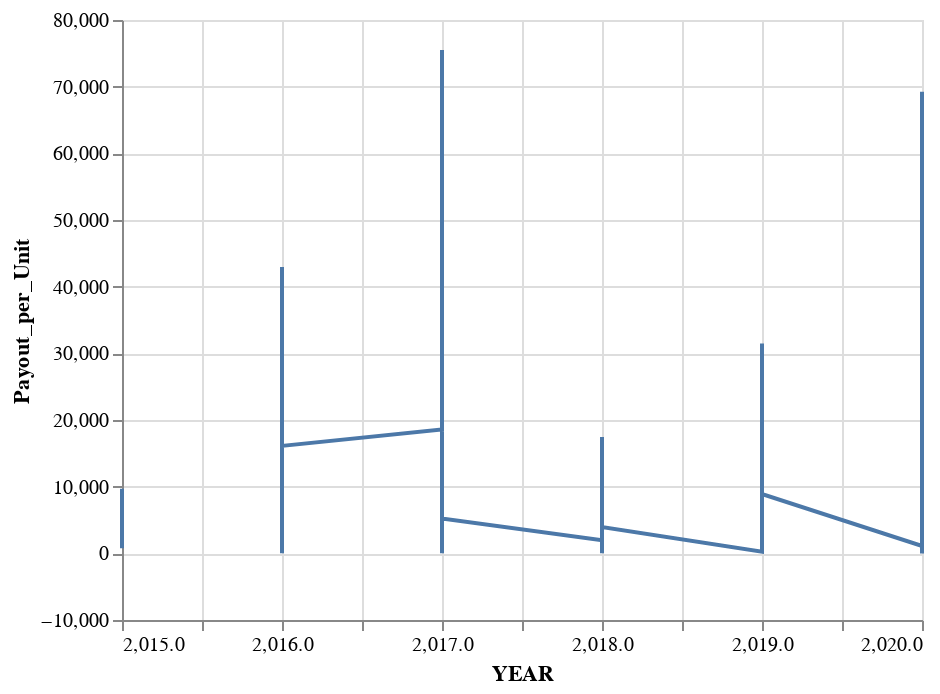

Notebook code cell kept with this figure:
### Code cell
#hide_input
# Generate the product dropdown
product_dropdown = alt.binding_select(options=['QLDNSW','NSWQLD','NSWVIC','VICNSW','VICSA','SAVIC'])
product_selection = alt.selection_single(fields=['LOCATION'], bind=product_dropdown, name='Product')

# Generate the qtr dropdown
qtr_dropdown = alt.binding_select(options=['01','02','03','04'])
qtr_selection = alt.selection_single(fields=['QTR'], bind=qtr_dropdown, name='QTR')

# Generate the chart
alt.Chart(payout_df).mark_line().encode(
        x=alt.X('YEAR:Q', scale=alt.Scale(zero=False)),
        y=alt.Y('Payout_per_Unit:Q', scale=alt.Scale(zero=False)),
        tooltip='Payout_per_Unit:Q'
).add_selection(product_selection
).add_selection(qtr_selection
).transform_filter(product_selection
).transform_filter(qtr_selection)

### Figure 1 — Vega-Lite specification as saved in the notebook (floating-point values rounded to 4 significant figures; data arrays with more than 128 entries replaced by an {"elided": "..."} marker saying what was removed)
{"config": {"view": {"continuousWidth": 400, "continuousHeight": 300}}, "data": {"name": "data-49d15ee9375a4828991b88332e625e21"}, "mark": "line", "encoding": {"tooltip": {"type": "quantitative", "field": "Payout_per_Unit"}, "x": {"type": "quantitative", "field": "YEAR", "scale": {"zero": false}}, "y": {"type": "quantitative", "field": "Payout_per_Unit", "scale": {"zero": false}}}, "selection": {"Product": {"type": "single", "fields": ["LOCATION"], "bind": {"input": "select", "options": ["QLDNSW", "NSWQLD", "NSWVIC", "VICNSW", "VICSA", "SAVIC"]}}, "QTR": {"type": "single", "fields": ["QTR"], "bind": {"input": "select", "options": ["01", "02", "03", "04"]}}}, "transform": [{"filter": {"selection": "Product"}}, {"filter": {"selection": "QTR"}}], "$schema": "https://vega.github.io/schema/vega-lite/v4.8.1.json", "datasets": {"data-49d15ee9375a4828991b88332e625e21": {"elided": "147 records"}}}
